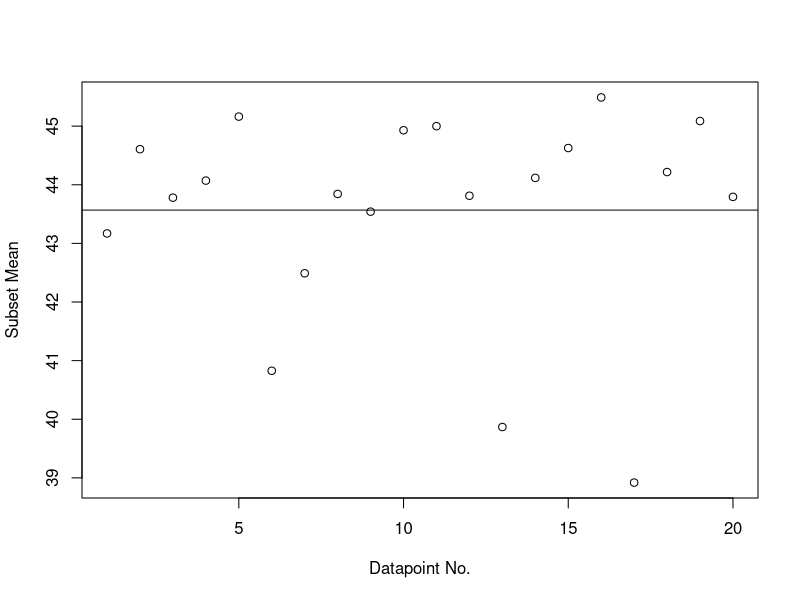

Write R code to recreate this figure.
# Dataframe
dat <- data.frame(mass = rnorm(n = 16, mean = 10, sd = 1), 
                  sex = rep(c("m", "f"), 8), 
                  call.rate = rnorm(n = 16, mean = 15, sd = 2))

# Subsetting
subset(dat, sex == "m") # all data for only males
dat[dat$sex == "m", ]

dat[dat$sex == "m", "mass"] # mass data of only males

mean(dat$mass)
subset(dat, mass < mean(mass)) # all data for individuals below avg mass

# Exercise 1
female <- subset(dat, sex == "f") # data of all females
mean(female$call.rate) # mean call rate of females 

### CREATING FUNCTIONS ###

# function(arg1, arg2, ....) {commands}
leaf.area <- c(100, 137, 188, 193, 203, 508, 694, 732, 921, 1045)

fun.select <- function (x, a) {
  x[x<a] # select values in x which are less than a
}

mean(leaf.area)
fun.select(x=leaf.area, a=mean(leaf.area)) # leaf areas with area less than mean

### FOR LOOPS ###

# for(variable in seq) {commands}
for (i in 1:5){
  print(i)
}

for (i in 1:10){
  print(i^2)
}

### IF ELSE COMMANDS ###  

temp <- rnorm(20, 5, 1)

# if command
if (length(temp) > 30){
  print(c(mean(temp), sd(temp)))
}

# if-else command
if (length(temp) > 30){
  print(c(mean(temp), var(temp)))
} else {
  print(c(median(temp), range(temp)))
}

### JACK-KNIFING ###
mass <- round(rgamma(n=20, shape=2, scale=20), 2)

mass.mean <- numeric(length(mass))

for(i in 1:length(mass)) {
  mass.mean[i] <- mean(mass[-i])
}

# Plotting
plot(1:length(mass), mass.mean, xlab = "Datapoint No.", ylab = "Subset Mean")
abline(h=mean(mass))

# EXERCISE 2: Use sapply() instead of a for loop

# Using for loop to find square of mass
mass.square <- numeric(length(mass))

for (i in 1:length(mass)){
  mass.square[i] <- (mass[i]^2)
}
print(mass.square)

# Using sapply() to find square of mass
fun.square <- function(x){
  x^2
}
sapply(mass, fun.square)
